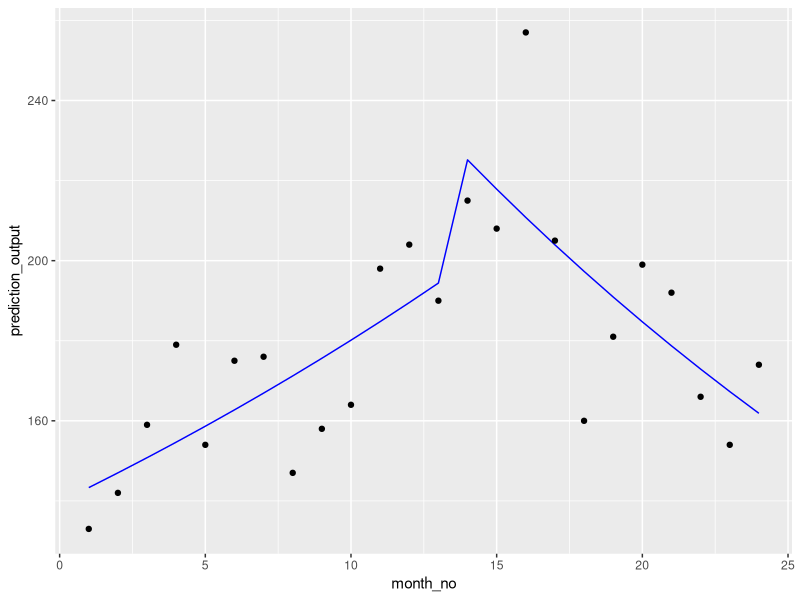
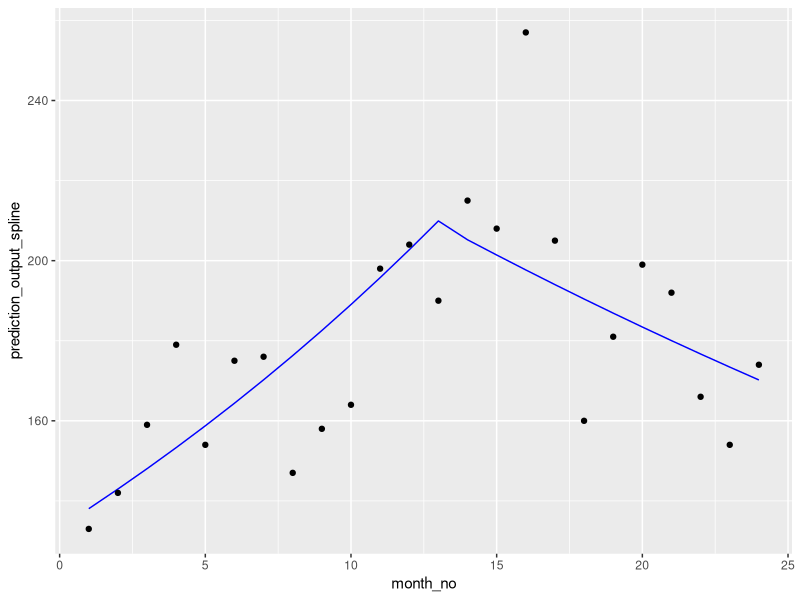
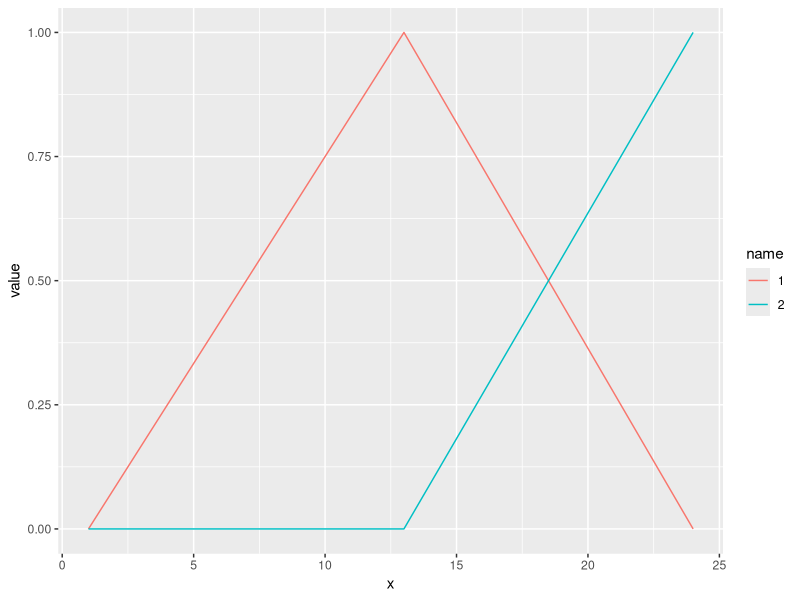

These charts were generated, in order, by the following R code:
## ---- chunk 1
library(tidyverse)
## ---- chunk 2
set.seed(1235L)

actual_slope_ratio <- 0.94

timeseries_count_data <- tibble(
  month = seq.Date(from = as.Date("2021-01-01"),
                   to = as.Date("2022-12-01"),
                   by = "month"),
  num_pop = rpois(24L, lambda = 5000),
  month_no = c(1L:24L),
  intervention = rep(c(0L,1L), times = c(13L, 11L)),
  linpred = -3.5 + 0.02*month_no + 1*intervention +
    log(actual_slope_ratio) * intervention * month_no + log(num_pop),
  y = rpois(24L, lambda = exp(linpred)))
## ---- chunk 3
glm1 <- glm(y ~ month_no * intervention,
            data = timeseries_count_data,
            offset = log(num_pop),
            family = poisson(link = "log"))

summary(glm1)
## ---- chunk 4
exp(confint(glm1))
exp(coefficients(glm1)["month_no:intervention"])
## ---- chunk 5
# Create new dataset with averaged values of covariates
data_new <- timeseries_count_data %>%
  group_by(intervention) %>%
  mutate(num_pop = mean(num_pop)) %>%
  ungroup()
## ---- chunk 6
# Run model predictions on this averaged data
prediction_output <- predict(glm1,
                             newdata = data_new %>% select(-linpred, -y),
                             type = "response",
                             allow.new.levels = TRUE)
## ---- chunk 7
# Add the predicted outcomes as a column to the averaged dataset
acts_preds <- data_new %>%
  cbind(prediction_output)
## ---- chunk 8
acts_preds %>% select(month_no,
                      y,
                      prediction_output) %>% 
  ggplot2::ggplot(ggplot2::aes(x=month_no)) +
  ggplot2::geom_line(ggplot2::aes(y=prediction_output), colour = "blue") +
  ggplot2::geom_point(ggplot2::aes(y=y), colour = "black")
## ---- chunk 9
library(splines)

glm1_spline <- glm(y ~ bs(month_no,
                          knots = c(13),
                          degree = 1L),
            data = timeseries_count_data,
            offset = log(num_pop),
            family = poisson(link = "log")
            )

summary(glm1_spline)
## ---- chunk 10
# Run model predictions on this averaged data
prediction_output_spline <- predict(glm1_spline,
                             newdata = data_new %>% select(-linpred, -y),
                             type = "response",
                             allow.new.levels = TRUE)
## ---- chunk 11
# Add the predicted outcomes as a column to the averaged dataset
acts_preds_spline <- data_new %>%
  cbind(prediction_output_spline)
## ---- chunk 12
acts_preds_spline %>% select(month_no,
                      y,
                      prediction_output_spline) %>% 
  ggplot2::ggplot(ggplot2::aes(x=month_no)) +
  ggplot2::geom_line(ggplot2::aes(y=prediction_output_spline), colour = "blue") +
  ggplot2::geom_point(ggplot2::aes(y=y), colour = "black")
## ---- chunk 13
spline_basis <- bs(timeseries_count_data$month_no,
                   knots = c(13),
                   degree = 1L)

spline_basis_df <- as_tibble(spline_basis) %>%
  mutate(x = row_number()) %>%
  pivot_longer(cols = c(`1`,`2`)) %>% 
  mutate(value = as.numeric(value))

ggplot(data = spline_basis_df,
       aes(x = x, y = value, colour = name)) +
  geom_line()
## ---- chunk 14
library(multcomp)

### define coefficients of linear function directly
K <- matrix(c(0, -24/143, 1/11), nrow = 1L, ncol = 3L)
#rownames(K) <- names(coef(lmod))[-1]
K

### set up general linear hypothesis
glht_logslopediff <- glht(glm1_spline, linfct = K)
summary(glht_logslopediff)

glht_logslopediff_ci <- confint(glht_logslopediff)
glht_logslopediff_ci

exp(glht_logslopediff_ci$confint)
